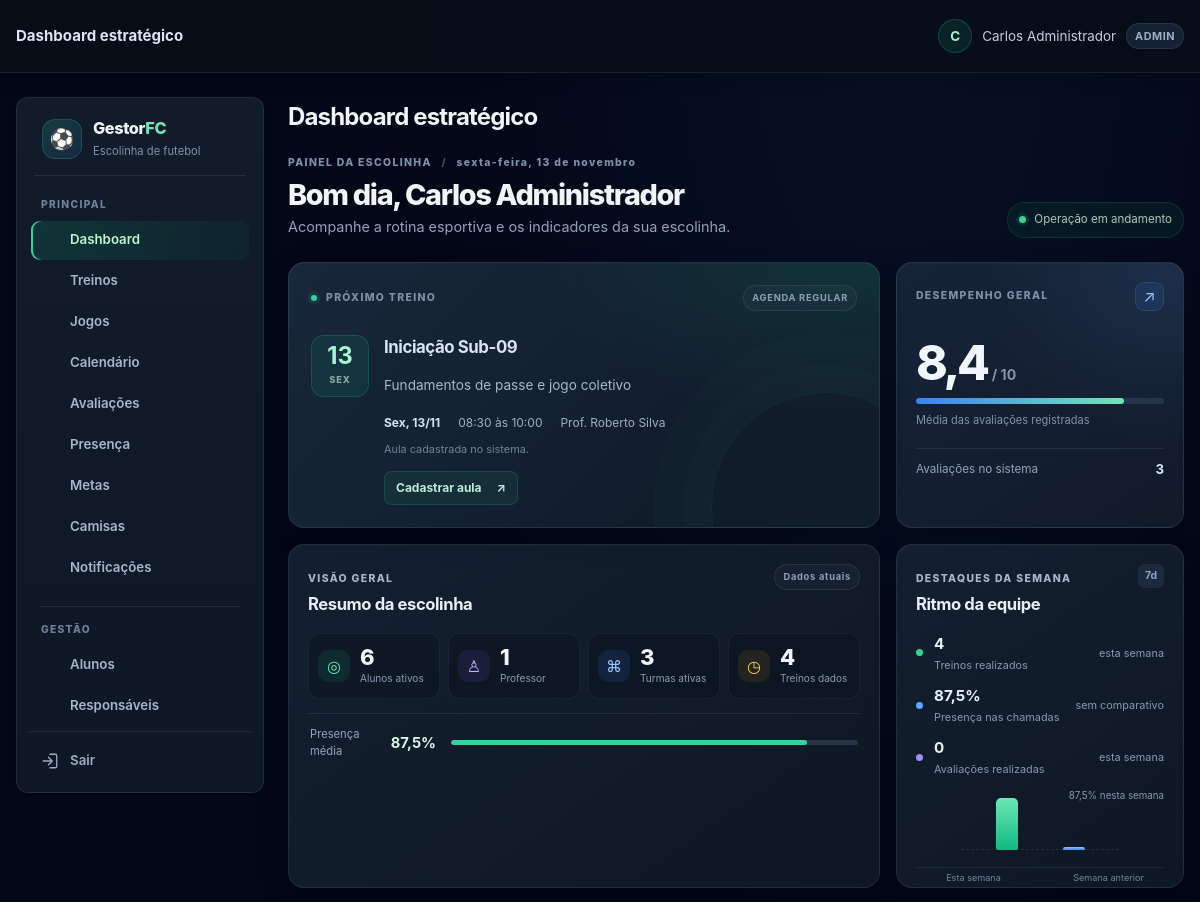
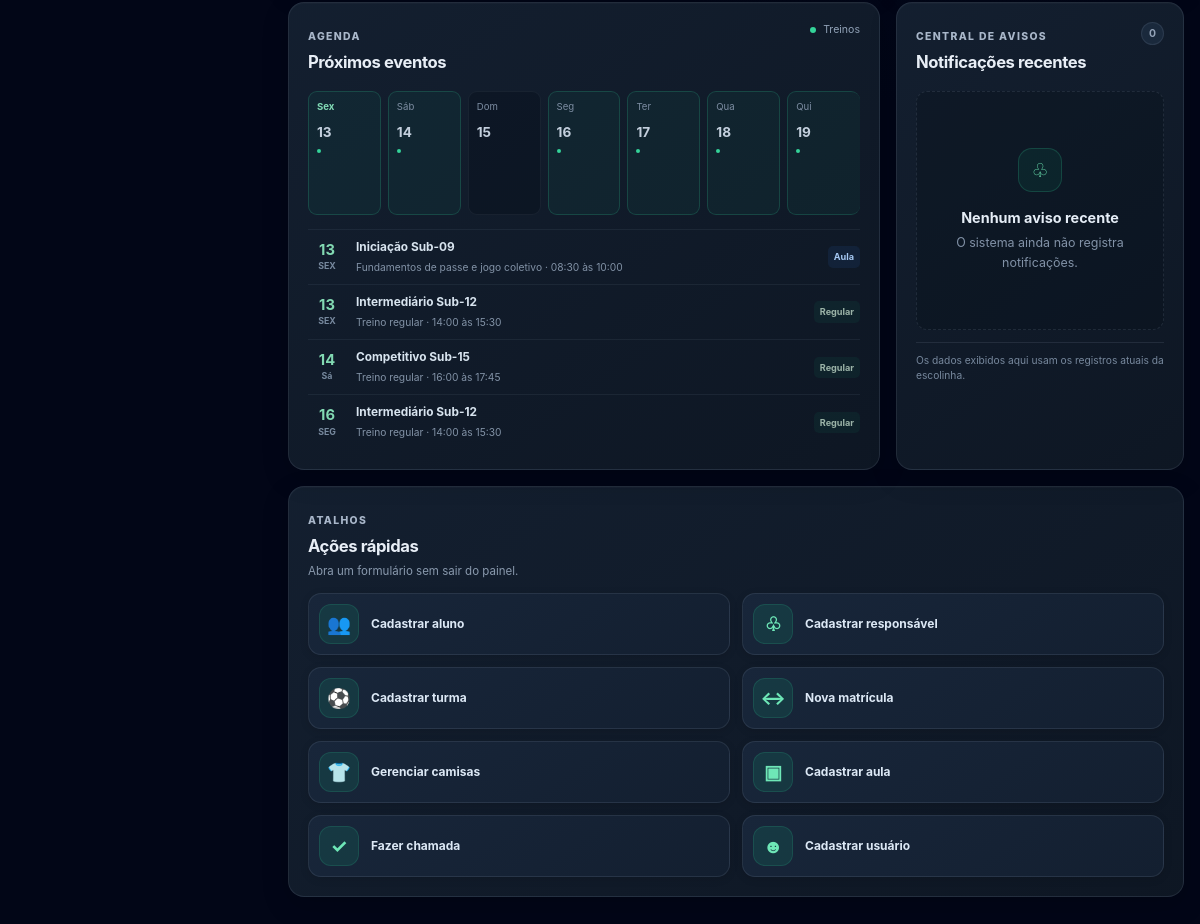
The page /dashboard.php (signed in) on the database its author committed (2 pictures, top to bottom).
### tables this page shows
CREATE TABLE TB_AULA (
    COD_AULA INT AUTO_INCREMENT PRIMARY KEY,
    COD_TURMA INT NOT NULL,
    DATA_AULA DATE NOT NULL,
    TEMA_TREINO VARCHAR(100) DEFAULT 'Fundamentos e Coletivo',
    HORARIO TIME NULL,
    OBJETIVO TEXT NULL,
    EXERCICIOS TEXT NULL,
    TIPO_TREINO VARCHAR(30) NULL,
    ATRIBUTOS_AVALIAVEIS_JSON JSON NULL,
    OBSERVACAO TEXT NULL,
    CRIADO_EM TIMESTAMP DEFAULT CURRENT_TIMESTAMP,
    FOREIGN KEY (COD_TURMA) REFERENCES TB_TURMA(COD_TURMA) ON DELETE CASCADE
);

CREATE TABLE TB_TURMA (
    COD_TURMA INT AUTO_INCREMENT PRIMARY KEY,
    COD_ESCOLINHA INT NOT NULL,
    COD_PROFESSOR INT NULL,
    NOME VARCHAR(50) NOT NULL,
    FAIXA_ETARIA VARCHAR(30) NOT NULL,
    DIAS_TREINO VARCHAR(100) NOT NULL,
    HORARIO VARCHAR(50) NOT NULL,
    CAPACIDADE INT DEFAULT 25,
    ATIVA TINYINT(1) DEFAULT 1,
    CRIADO_EM TIMESTAMP DEFAULT CURRENT_TIMESTAMP,
    FOREIGN KEY (COD_ESCOLINHA) REFERENCES TB_ESCOLINHA(COD_ESCOLINHA) ON DELETE CASCADE,
    FOREIGN KEY (COD_PROFESSOR) REFERENCES TB_USUARIO(COD_USUARIO) ON DELETE SET NULL
);

CREATE TABLE TB_USUARIO (
    COD_USUARIO INT AUTO_INCREMENT PRIMARY KEY,
    COD_ESCOLINHA INT NOT NULL,
    NOME VARCHAR(100) NOT NULL,
    EMAIL VARCHAR(100) NOT NULL UNIQUE,
    SENHA_HASH VARCHAR(255) NOT NULL,
    PERFIL ENUM('ADMIN', 'SECRETARIA', 'PROFESSOR', 'RESPONSAVEL', 'ALUNO') NOT NULL DEFAULT 'ADMIN',
    ATIVO TINYINT(1) DEFAULT 1,
    CRIADO_EM TIMESTAMP DEFAULT CURRENT_TIMESTAMP,
    FOREIGN KEY (COD_ESCOLINHA) REFERENCES TB_ESCOLINHA(COD_ESCOLINHA) ON DELETE CASCADE
);

### dashboard.php (the view, shortened to what the rows shown need)
<?php
require_once __DIR__ . '/includes/layout.php';
$db = getDB();
$escolinha = currentEscolinhaId();
$perfil = $_SESSION['user_role'];
$ehResponsavel = $perfil === 'RESPONSAVEL';
$parametrosTurma = [$escolinha];
$filtroTurma = '';
$filtroVinculoResponsavel = '';
$parametrosResponsavel = [];
$consulta = $db->prepare(
    'SELECT DISTINCT t.COD_TURMA, t.NOME, t.DIAS_TREINO, t.HORARIO,
            u.NOME AS PROFESSOR
     FROM TB_TURMA t
     LEFT JOIN TB_USUARIO u ON u.COD_USUARIO = t.COD_PROFESSOR AND u.ATIVO = 1
     WHERE t.COD_ESCOLINHA = ? AND t.ATIVA = 1' . $filtroTurma . $filtroVinculoResponsavel . '
     ORDER BY t.NOME'
);
$consulta->execute(array_merge($parametrosTurma, $parametrosResponsavel));
$turmasVisiveis = $consulta->fetchAll();
$filtroAula = $filtroTurma . $filtroVinculoResponsavel;
$parametrosAula = array_merge($parametrosTurma, $parametrosResponsavel);
$relogio = $db->query("SELECT CURDATE() AS HOJE, TIME_FORMAT(CURTIME(), '%H:%i') AS AGORA")->fetch();
$hoje = new DateTimeImmutable($relogio['HOJE']);
$agora = $relogio['AGORA'];
function dashboardDiasTreino($dias) {
    $mapa = [
        'domingo' => 0, 'segunda' => 1, 'terça' => 2, 'terca' => 2,
        'quarta' => 3, 'quinta' => 4, 'sexta' => 5, 'sábado' => 6, 'sabado' => 6
    ];
    preg_match_all('/domingo|segunda|terça|terca|quarta|quinta|sexta|sábado|sabado/iu', (string) $dias, $correspondencias);
    $resultado = [];
    foreach ($correspondencias[0] as $dia) {
        $chave = mb_strtolower($dia, 'UTF-8');
        if (isset($mapa[$chave])) {
            $resultado[] = $mapa[$chave];
        }
    }
    return array_values(array_unique($resultado));
}
$agenda = [];
$eventosGravados = [];
$consulta = $db->prepare(
    'SELECT a.COD_AULA, a.DATA_AULA, a.TEMA_TREINO, t.COD_TURMA, t.NOME AS TURMA,
            t.HORARIO, t.DIAS_TREINO, u.NOME AS PROFESSOR
     FROM TB_AULA a
     JOIN TB_TURMA t ON t.COD_TURMA = a.COD_TURMA
     LEFT JOIN TB_USUARIO u ON u.COD_USUARIO = t.COD_PROFESSOR AND u.ATIVO = 1
     WHERE t.COD_ESCOLINHA = ? AND a.DATA_AULA >= CURDATE()
       AND a.DATA_AULA < DATE_ADD(CURDATE(), INTERVAL 7 DAY)' . $filtroAula . '
     ORDER BY a.DATA_AULA, t.HORARIO'
);
$consulta->execute($parametrosAula);
foreach ($consulta->fetchAll() as $aula) {
    $eventosGravados[$aula['DATA_AULA'] . '-' . $aula['COD_TURMA']] = $aula;
}
foreach ($turmasVisiveis as $turma) {
    preg_match('/\b([01]?\d|2[0-3]):[0-5]\d\b/u', (string) $turma['HORARIO'], $horaTreino);
    $horaInicio = $horaTreino[0] ?? '';
    foreach (dashboardDiasTreino($turma['DIAS_TREINO']) as $diaSemana) {
        $deslocamento = ($diaSemana - (int) $hoje->format('w') + 7) % 7;
        $dataEvento = $hoje->modify('+' . $deslocamento . ' days')->format('Y-m-d');
        $chave = $dataEvento . '-' . $turma['COD_TURMA'];
        $aulaGravada = $eventosGravados[$chave] ?? null;
        $agenda[$chave] = [
            'data' => $dataEvento,
            'hora' => $horaInicio,
            'turma' => $turma['NOME'],
            'horario' => $turma['HORARIO'],
            'professor' => $turma['PROFESSOR'],
            'tema' => $aulaGravada['TEMA_TREINO'] ?? null,
            'registrado' => $aulaGravada !== null
        ];
    }
}
foreach ($eventosGravados as $chave => $aula) {
    preg_match('/\b([01]?\d|2[0-3]):[0-5]\d\b/u', (string) $aula['HORARIO'], $horaTreino);
    $horaInicio = $horaTreino[0] ?? '';
    $agenda[$chave] = [
        'data' => $aula['DATA_AULA'],
        'hora' => $horaInicio,
        'turma' => $aula['TURMA'],
        'horario' => $aula['HORARIO'],
        'professor' => $aula['PROFESSOR'],
        'tema' => $aula['TEMA_TREINO'],
        'registrado' => true
    ];
}
$agenda = array_values($agenda);
usort($agenda, function ($a, $b) {
    return [$a['data'], $a['hora'], $a['turma']] <=> [$b['data'], $b['hora'], $b['turma']];
});
$proximoTreino = $agenda[0] ?? null;
$agendaVisivel = array_slice($agenda, 0, 4);
$nomesDias = ['Dom', 'Seg', 'Ter', 'Qua', 'Qui', 'Sex', 'Sáb'];
$horaAtual = (int) substr($agora, 0, 2);
$saudacao = $horaAtual < 12 ? 'Bom dia' : ($horaAtual < 18 ? 'Boa tarde' : 'Boa noite');
$formatarData = function ($data) use ($nomesDias) {
    $dataObj = new DateTimeImmutable($data);
    return $nomesDias[(int) $dataObj->format('w')] . ', ' . $dataObj->format('d/m');
};
?>
<div class="dashboard-page">
    <header class="dashboard-boas-vindas">
        <div>
            <h2><?= e($saudacao) ?>, <?= e($_SESSION['username']) ?></h2>
        </div>
    </header>
    <div class="dashboard-grid">
        <section class="dashboard-card proximo-treino-card">
            <?php if ($proximoTreino): ?>
                <div class="treino-destaque">
                    <div class="treino-data"><strong><?= e((new DateTimeImmutable($proximoTreino['data']))->format('d')) ?></strong><span><?= e(strtoupper(substr($nomesDias[(int) (new DateTimeImmutable($proximoTreino['data']))->format('w')], 0, 3))) ?></span></div>
                    <div class="treino-info"><h2><?= e($proximoTreino['turma']) ?></h2><p><?= e($proximoTreino['tema'] ?: 'Treino regular') ?></p></div>
                </div>
                <div class="treino-meta"><span><strong><?= e($formatarData($proximoTreino['data'])) ?></strong></span><span><?= e($proximoTreino['horario']) ?></span><?php if ($proximoTreino['professor']): ?><span><?= e($proximoTreino['professor']) ?></span><?php endif; ?></div>
                <p class="dashboard-card-footnote"><?= $proximoTreino['registrado'] ? 'Aula cadastrada no sistema.' : 'Próximo horário recorrente cadastrado para esta turma.' ?></p>
            <?php else: ?>
                <div class="treino-vazio"><span class="treino-vazio-icone" aria-hidden="true">◷</span><div><h2>Nenhum treino próximo na agenda</h2><p>Não há horário recorrente futuro cadastrado para suas turmas visíveis.</p></div></div>
            <?php endif; ?>
        </section>
        <section class="dashboard-card resumo-card">
            <div class="dashboard-section-heading"><div><p class="dashboard-card-label">VISÃO GERAL</p><h2>Resumo da escolinha</h2></div><span class="resumo-periodo">Dados atuais</span></div>
        </section>
        <section class="dashboard-card semana-card">
            <div class="dashboard-section-heading"><div><p class="dashboard-card-label">DESTAQUES DA SEMANA</p><h2>Ritmo da equipe</h2></div><span class="semana-indicador" aria-hidden="true">7d</span></div>
        </section>
        <section class="dashboard-card calendario-card">
            <div class="dashboard-section-heading"><div><p class="dashboard-card-label">AGENDA</p><h2>Próximos eventos</h2></div><span class="agenda-legenda"><i></i>Treinos</span></div>
            <?php if ($agendaVisivel): ?>
                <div class="agenda-lista">
                    <?php foreach ($agendaVisivel as $evento): ?>
                        <article class="agenda-evento"><div class="agenda-evento-data"><strong><?= e((new DateTimeImmutable($evento['data']))->format('d')) ?></strong><span><?= e(strtoupper(substr($nomesDias[(int) (new DateTimeImmutable($evento['data']))->format('w')], 0, 3))) ?></span></div><div class="agenda-evento-info"><strong><?= e($evento['turma']) ?></strong><span><?= e($evento['tema'] ?: 'Treino regular') ?> · <?= e($evento['horario']) ?></span></div><span class="agenda-evento-status<?= $evento['registrado'] ? ' registrado' : '' ?>"><?= $evento['registrado'] ? 'Aula' : 'Regular' ?></span></article>
                    <?php endforeach; ?>
                </div>
            <?php else: ?>
                <p class="agenda-vazia">Nenhum treino previsto nos próximos sete dias, conforme os dias cadastrados nas turmas.</p>
            <?php endif; ?>
        </section>
        <section class="dashboard-card notificacoes-card">
            <div class="dashboard-section-heading"><div><p class="dashboard-card-label">CENTRAL DE AVISOS</p><h2>Notificações recentes</h2></div><span class="notificacao-contador">0</span></div>
        </section>
    </div>
    <?php if (!$ehResponsavel): ?>
        <section class="dashboard-card acoes-painel acoes-dashboard">
            <div class="dashboard-section-heading"><div><p class="dashboard-card-label">ATALHOS</p><h2>Ações rápidas</h2><p>Abra um formulário sem sair do painel.</p></div></div>
        </section>
    <?php endif; ?>
</div>

### rows shown on the page
tb_aula: DATA_AULA "13", DATA_AULA "SEX", COD_TURMA.NOME "Iniciação Sub-09", TEMA_TREINO "Fundamentos de passe e jogo coletivo", DATA_AULA "Sex, 13/11", COD_TURMA.HORARIO "08:30 às 10:00", tb_usuario.NOME "Prof. Roberto Silva", shows "Aula"
tb_turma: format "13", format "SEX", NOME "Intermediário Sub-12", tema "Treino regular", HORARIO "14:00 às 15:30", shows "Regular", format "16", format "SEG"
tb_turma: format "14", format "Sá", NOME "Competitivo Sub-15", tema "Treino regular", HORARIO "16:00 às 17:45", shows "Regular"

### other values the page prints
$title "Dashboard estratégico"
$_SESSION['username'] "Carlos Administrador"
$_SESSION['user_role'] "ADMIN"
$label "Dashboard Treinos Jogos Calendário Avaliações Presença Metas Camisas Notificações Alunos Responsáveis"
$dataHojeFormatada "sexta-feira, 13 de novembro"
$saudacao "Bom dia"
$desempenhoMedio "8,4"
$totalAvaliacoes "3"
$totalAlunos "6"
$totalProfessores "1"
$totalTurmas "3"
$totalTreinos "4"
number_format($presencaMedia, 1, ',', '.') . '%' "87,5%"
$treinosNestaSemana "4"
number_format($percentualSemana, 1, ',', '.') . '%' "87,5%"
